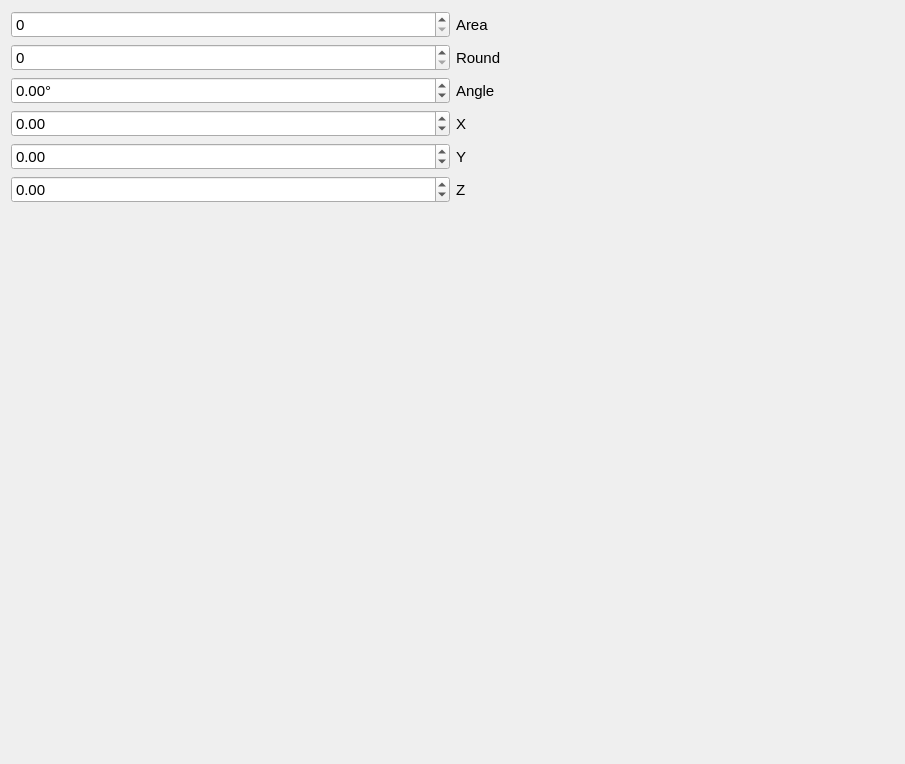
<?xml version="1.0" encoding="UTF-8"?>
<ui version="4.0">
 <class>BossSetEditorClass</class>
 <widget class="QWidget" name="BossSetEditorClass">
  <property name="geometry">
   <rect>
    <x>0</x>
    <y>0</y>
    <width>905</width>
    <height>764</height>
   </rect>
  </property>
  <property name="windowTitle">
   <string>BossSetEditor</string>
  </property>
  <layout class="QVBoxLayout" name="verticalLayout">
   <item>
    <layout class="QHBoxLayout" name="horizontalLayout">
     <item>
      <widget class="QSpinBox" name="spinBoxArea">
       <property name="font">
        <font>
         <pointsize>11</pointsize>
        </font>
       </property>
      </widget>
     </item>
     <item>
      <widget class="QLabel" name="label">
       <property name="font">
        <font>
         <pointsize>11</pointsize>
        </font>
       </property>
       <property name="text">
        <string>Area</string>
       </property>
      </widget>
     </item>
    </layout>
   </item>
   <item>
    <layout class="QHBoxLayout" name="horizontalLayout_2">
     <item>
      <widget class="QSpinBox" name="spinBoxRound">
       <property name="font">
        <font>
         <pointsize>11</pointsize>
        </font>
       </property>
      </widget>
     </item>
     <item>
      <widget class="QLabel" name="label_2">
       <property name="font">
        <font>
         <pointsize>11</pointsize>
        </font>
       </property>
       <property name="text">
        <string>Round</string>
       </property>
      </widget>
     </item>
    </layout>
   </item>
   <item>
    <layout class="QHBoxLayout" name="horizontalLayout_3">
     <item>
      <widget class="QDoubleSpinBox" name="doubleSpinBoxAngle">
       <property name="font">
        <font>
         <pointsize>11</pointsize>
        </font>
       </property>
       <property name="suffix">
        <string>°</string>
       </property>
       <property name="minimum">
        <double>-360.000000000000000</double>
       </property>
       <property name="maximum">
        <double>360.000000000000000</double>
       </property>
      </widget>
     </item>
     <item>
      <widget class="QLabel" name="label_3">
       <property name="font">
        <font>
         <pointsize>11</pointsize>
        </font>
       </property>
       <property name="text">
        <string>Angle</string>
       </property>
      </widget>
     </item>
    </layout>
   </item>
   <item>
    <layout class="QHBoxLayout" name="horizontalLayout_4">
     <item>
      <widget class="QDoubleSpinBox" name="doubleSpinBoxX">
       <property name="font">
        <font>
         <pointsize>11</pointsize>
        </font>
       </property>
       <property name="minimum">
        <double>-999999.000000000000000</double>
       </property>
       <property name="maximum">
        <double>999999.000000000000000</double>
       </property>
      </widget>
     </item>
     <item>
      <widget class="QLabel" name="label_4">
       <property name="font">
        <font>
         <pointsize>11</pointsize>
        </font>
       </property>
       <property name="text">
        <string>X</string>
       </property>
      </widget>
     </item>
    </layout>
   </item>
   <item>
    <layout class="QHBoxLayout" name="horizontalLayout_5">
     <item>
      <widget class="QDoubleSpinBox" name="doubleSpinBoxY">
       <property name="font">
        <font>
         <pointsize>11</pointsize>
        </font>
       </property>
       <property name="minimum">
        <double>-999999.000000000000000</double>
       </property>
       <property name="maximum">
        <double>999999.000000000000000</double>
       </property>
      </widget>
     </item>
     <item>
      <widget class="QLabel" name="label_5">
       <property name="font">
        <font>
         <pointsize>11</pointsize>
        </font>
       </property>
       <property name="text">
        <string>Y</string>
       </property>
      </widget>
     </item>
    </layout>
   </item>
   <item>
    <layout class="QHBoxLayout" name="horizontalLayout_6">
     <item>
      <widget class="QDoubleSpinBox" name="doubleSpinBoxZ">
       <property name="font">
        <font>
         <pointsize>11</pointsize>
        </font>
       </property>
       <property name="minimum">
        <double>-999999.000000000000000</double>
       </property>
       <property name="maximum">
        <double>999999.000000000000000</double>
       </property>
      </widget>
     </item>
     <item>
      <widget class="QLabel" name="label_6">
       <property name="font">
        <font>
         <pointsize>11</pointsize>
        </font>
       </property>
       <property name="text">
        <string>Z</string>
       </property>
      </widget>
     </item>
    </layout>
   </item>
   <item>
    <spacer name="verticalSpacer">
     <property name="orientation">
      <enum>Qt::Orientation::Vertical</enum>
     </property>
     <property name="sizeHint" stdset="0">
      <size>
       <width>20</width>
       <height>40</height>
      </size>
     </property>
    </spacer>
   </item>
  </layout>
 </widget>
 <layoutdefault spacing="6" margin="11"/>
 <resources/>
 <connections/>
</ui>
